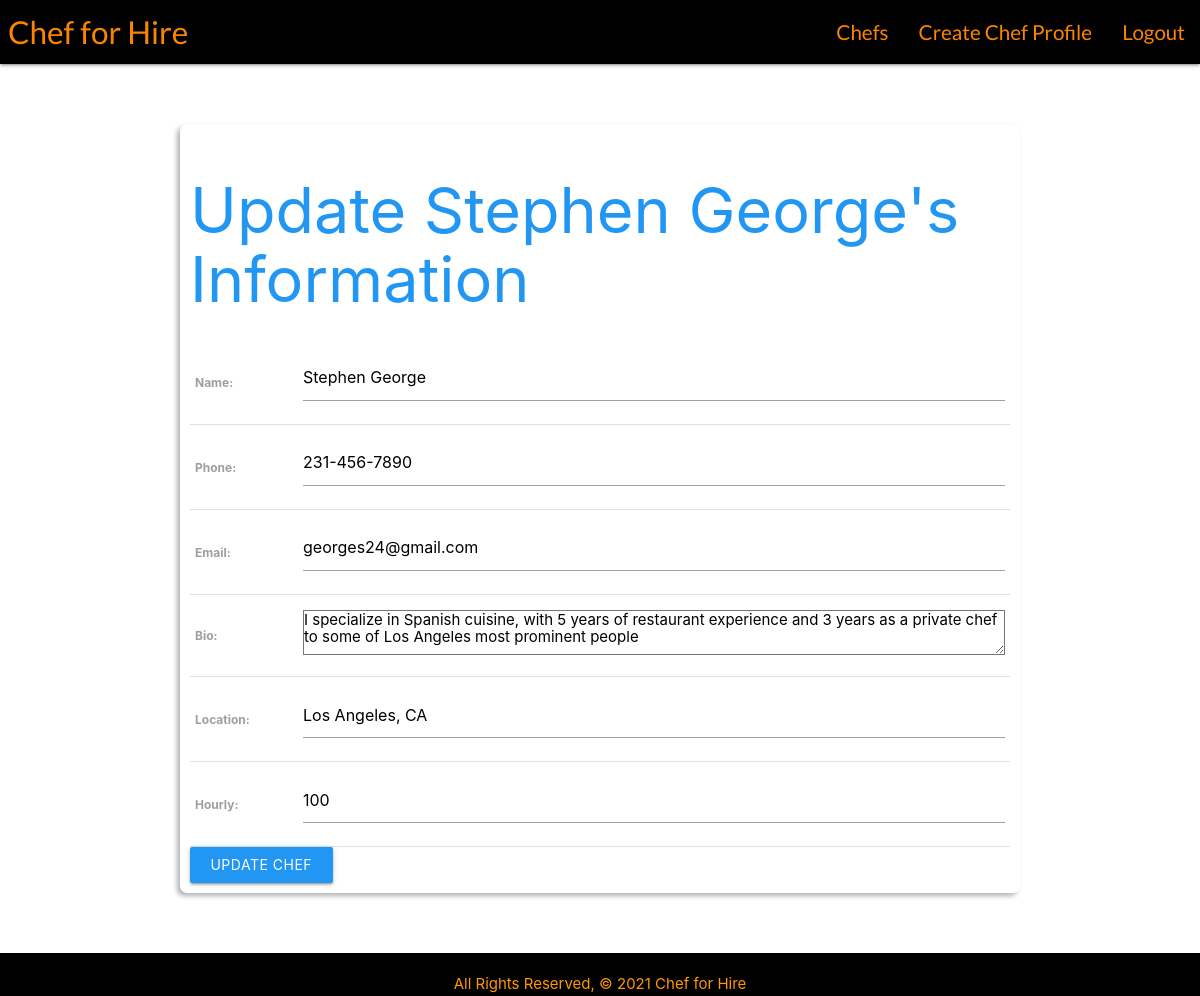
Before: /chefs/2/update (signed in) with the older database file.
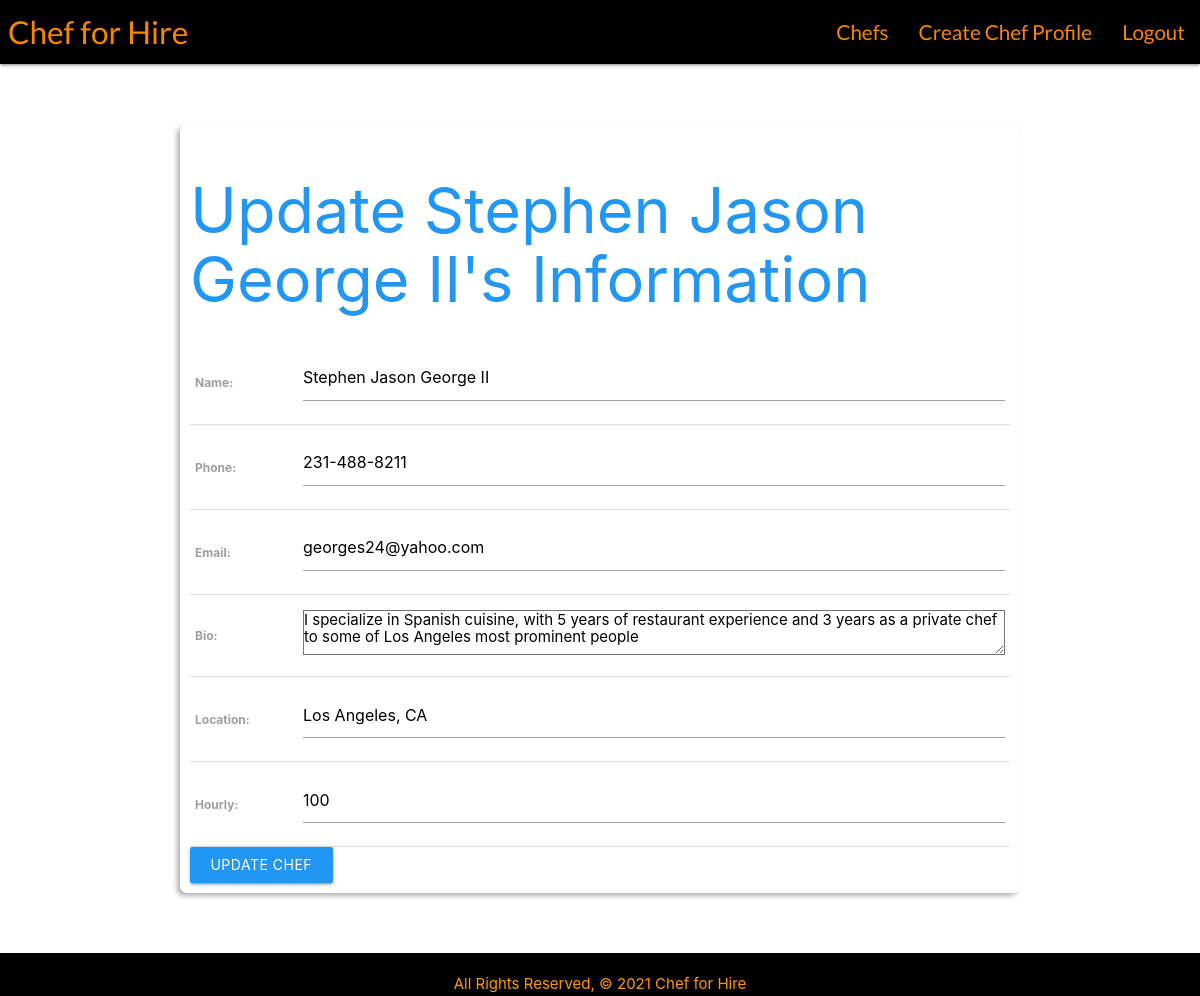
After: the same page with the newer database file.
### main_app/models.py (models this page shows, shortened)
class Chef(models.Model):
    name = models.CharField(max_length=50)
    phone = models.CharField(max_length=12)
    email = models.EmailField(max_length=50)
    bio = models.TextField(max_length=500)
    location = models.CharField(max_length=100)
    hourly = models.IntegerField()

### main_app/views.py (the view)
# urls.py: path('chefs/<int:pk>/update', views.ChefsUpdate.as_view(), name='chef_update'),
class ChefsUpdate(LoginRequiredMixin, UpdateView):
  model = Chef
  fields = '__all__'

### main_app/templates/main_app/chef_form.html (shortened to what this page needs)
{% extends 'base.html' %}
{% block content %}
<div id="chefcreate" class="card card-content blue-text">
{% if object %}
    <h1>Update {{ object.name }}'s Information</h1>
{% else %}
    <h1>Private Chef Sign Up</h1>
{% endif %}
<form action="" method="post">
    <table>
        {{ form.as_table }}
    </table>
    <input class="btn blue" type="submit" value="{% if object %} Update Chef {% else %} Add New Chef {% endif %}">
</form>
</div>
{% endblock %}

Changed rows visible on the page:
changed Chef "Los Angeles, CA": name "Stephen George" → "Stephen Jason George II"; phone "231-456-7890" → "231-488-8211"; email "georges24@gmail.com" → "georges24@yahoo.com"
